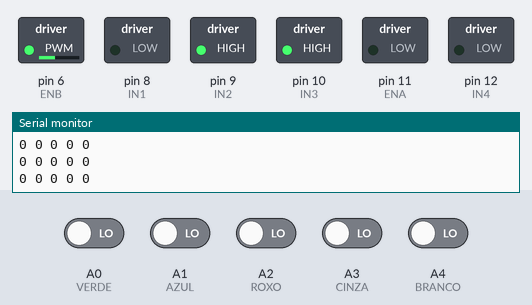
The sketch below on a simulated Arduino Uno, built with avr-gcc and run on an emulated ATmega328P. Parts: switched loads named in the sketch (green lamp = pin HIGH), the last lines printed to the serial monitor. The test bench sets the inputs (shaded band); at power-on: A0 (VERDE), A1 (AZUL), A2 (ROXO), A3 (CINZA), A4 (BRANCO) LOW.

Above: at 1.2 s.
1.3 s: A0 (VERDE) driven HIGH
At 1.7 s:
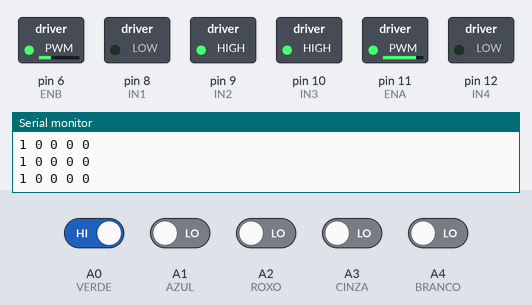
2.8 s: A2 (ROXO) driven HIGH
At 3.9 s:
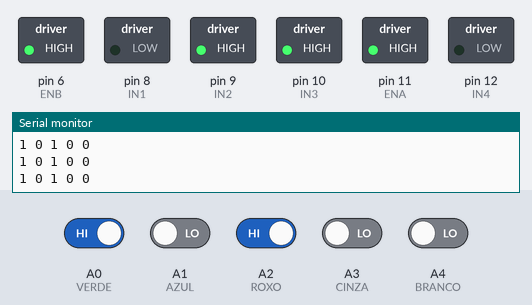
4.3 s: A2 (ROXO) driven LOW
At 5.0 s:
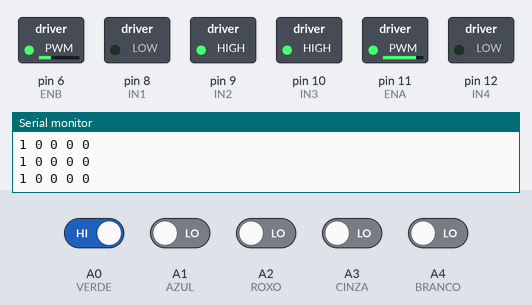
7.3 s: A0 (VERDE) driven LOW
At 8.4 s:
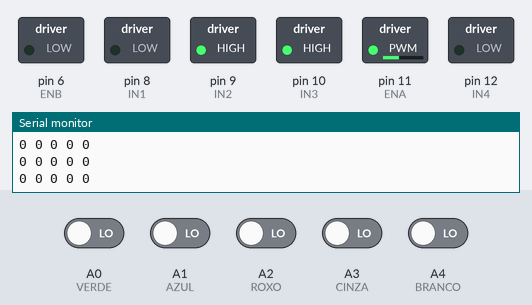
8.8 s: A3 (CINZA) driven HIGH
At 9.5 s:
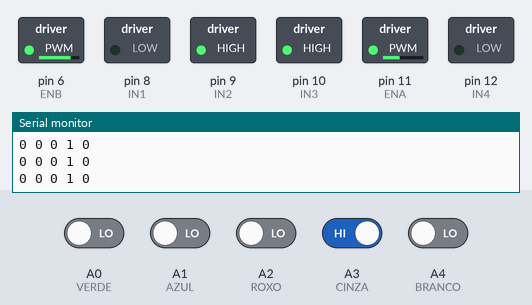
10.3 s: A1 (AZUL) driven HIGH
At 10.6 s:
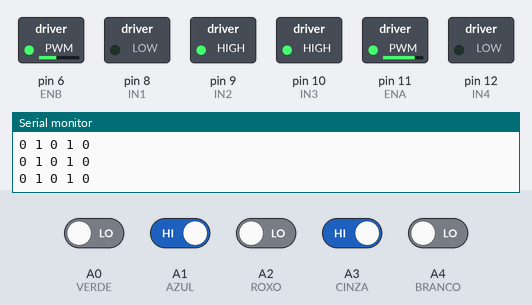
Timing chart, 0 to 13.3 s (numbered marks = the images above; inputs shaded):
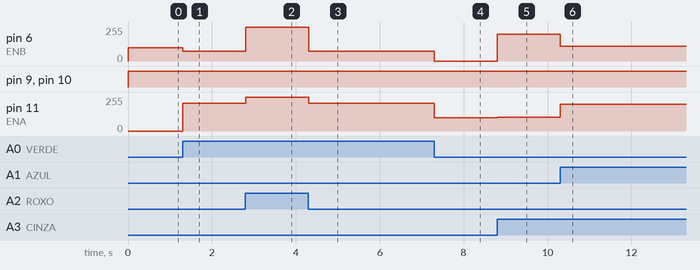

The sketch:

SEGUIDOR_DE_LINHA_2026_OK.ino
```cpp
#define ENA 11
#define IN1 8
#define IN2 9

#define ENB 6
#define IN3 10
#define IN4 12

#define VERDE  A0
#define AZUL   A1
#define ROXO   A2
#define CINZA  A3
#define BRANCO A4

#define LINHA HIGH

int velocidadeBase = 255;

// -1 = esquerda
//  1 = direita
int ultimoLado = 1;


// =============================================================
// SETUP
// =============================================================

void setup() {

  Serial.begin(9600);

  pinMode(VERDE, INPUT);
  pinMode(AZUL, INPUT);
  pinMode(ROXO, INPUT);
  pinMode(CINZA, INPUT);
  pinMode(BRANCO, INPUT);

  pinMode(ENA, OUTPUT);
  pinMode(IN1, OUTPUT);
  pinMode(IN2, OUTPUT);

  pinMode(ENB, OUTPUT);
  pinMode(IN3, OUTPUT);
  pinMode(IN4, OUTPUT);

  parar();
}


// =============================================================
// LOOP
// =============================================================

void loop() {

  bool verde  = digitalRead(VERDE)  == LINHA;
  bool azul   = digitalRead(AZUL)   == LINHA;
  bool roxo   = digitalRead(ROXO)   == LINHA;
  bool cinza  = digitalRead(CINZA)  == LINHA;
  bool branco = digitalRead(BRANCO) == LINHA;


  // ===========================================================
  // CENTRO
  // ===========================================================

  if (roxo) {

    mover(
      velocidadeBase,
      velocidadeBase + 5
    );
  }


  // ===========================================================
  // ESQUERDA SUAVE
  // ===========================================================

  else if (azul) {

    ultimoLado = -1;

    mover(
      110,
      200
    );
  }


  // ===========================================================
  // ESQUERDA FORTE
  // ===========================================================

  else if (verde) {

    ultimoLado = -1;

    mover(
      75,
      210
    );
  }


  // ===========================================================
  // DIREITA SUAVE
  // ===========================================================

  else if (cinza) {

    ultimoLado = 1;

    mover(
      200,
      105
    );
  }


  // ===========================================================
  // DIREITA FORTE
  // ===========================================================

  else if (branco) {

    ultimoLado = 1;

    mover(
      210,
      75
    );
  }


  // ===========================================================
  // NENHUM SENSOR
  // ===========================================================

  else {

    if (ultimoLado == -1) {

      mover(
        0,
        100
      );
    }

    else {

      mover(
        100,
        0
      );
    }
  }


  // ===========================================================
  // MONITOR SERIAL
  // ===========================================================

  Serial.print(verde);
  Serial.print(" ");
  Serial.print(azul);
  Serial.print(" ");
  Serial.print(roxo);
  Serial.print(" ");
  Serial.print(cinza);
  Serial.print(" ");
  Serial.println(branco);

  delay(5);
}


// =============================================================
// MOVER MOTORES
// =============================================================

void mover(
  int velocidadeEsquerda,
  int velocidadeDireita
) {

  // MOTOR DIREITO

  digitalWrite(IN1, LOW);
  digitalWrite(IN2, HIGH);


  // MOTOR ESQUERDO

  digitalWrite(IN3, HIGH);
  digitalWrite(IN4, LOW);


  // MOTOR ESQUERDO

  analogWrite(
    ENB,
    constrain(
      velocidadeEsquerda,
      0,
      255
    )
  );


  // MOTOR DIREITO

  analogWrite(
    ENA,
    constrain(
      velocidadeDireita,
      0,
      255
    )
  );
}


// =============================================================
// PARAR
// =============================================================

void parar() {

  analogWrite(ENA, 0);
  analogWrite(ENB, 0);
}
```

Measured:
- after the input at 1.3 s, pin 6 (ENB): 100/255 → 75/255 at once; pin 11 (ENA): 0/255 → 210/255 at once
- after the input at 2.8 s, pin 6 (ENB): 75/255 → 255/255 at once; pin 11 (ENA): 210/255 → 255/255 at once
- after the input at 4.3 s, pin 6 (ENB): 255/255 → 75/255 at once; pin 11 (ENA): 255/255 → 210/255 at once
- after the input at 7.3 s, pin 6 (ENB): 75/255 → 0/255 at once; pin 11 (ENA): 210/255 → 100/255 at once
- after the input at 8.8 s, pin 6 (ENB): 0/255 → 200/255 at once; pin 11 (ENA): 100/255 → 105/255 at once
- after the input at 10.3 s, pin 6 (ENB): 200/255 → 110/255 at once; pin 11 (ENA): 105/255 → 200/255 at once
